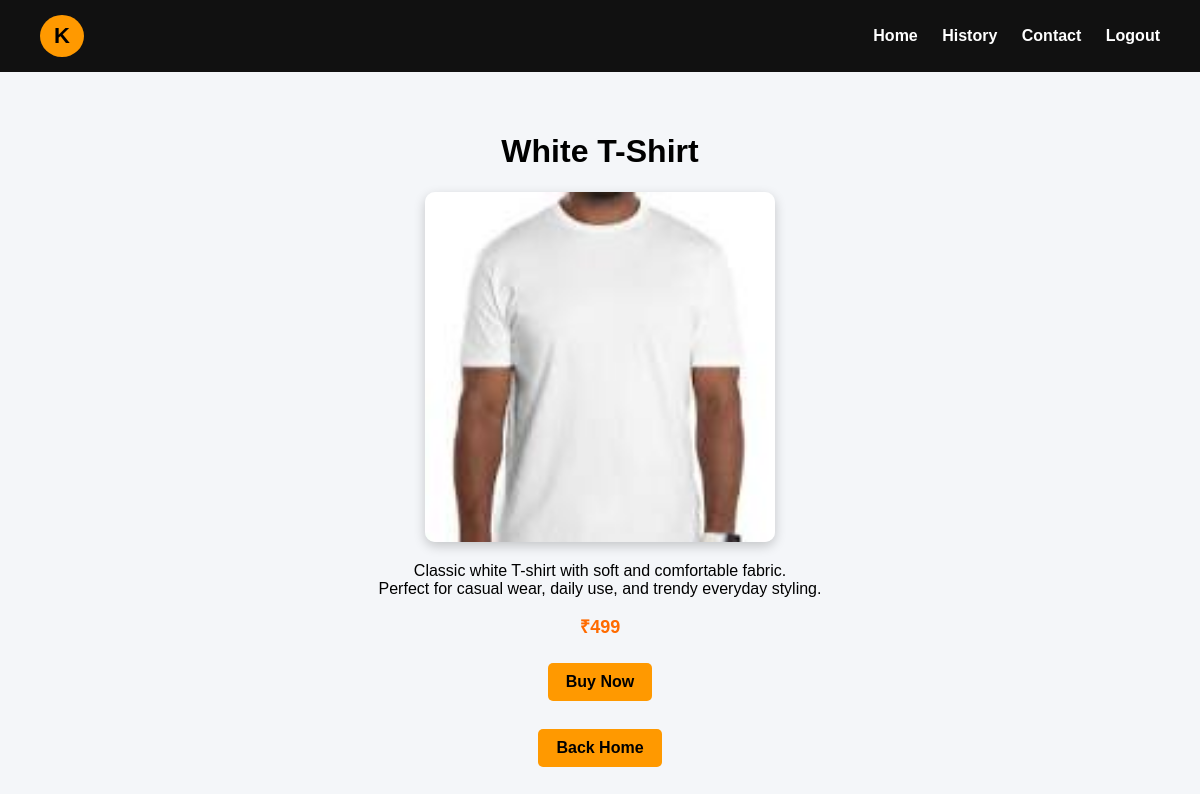
Screenshot of /product/9/ (signed in) with the database file from the repository.
### testapp/models.py (models this page shows)
class Tshirt(models.Model):
    SIZE_CHOICES = [
        ('S','Small'),
        ('M','Medium'),
        ('L','Large'),
        ('XL','Extra Large'),
        ('XXL','Double XL')
    ]
    name = models.CharField(max_length=100)
    image = models.ImageField(upload_to='tshirts/')
    description = models.TextField()
    price = models.IntegerField()

### testapp/views.py (the view)
# urls.py: path('product/<int:id>/', views.detail, name='detail'),
@login_required(login_url='/login/')
def detail(request, id):
    tshirt = get_object_or_404(Tshirt, id=id)
    return render(request, 'testapp/detail.html', {'tshirt': tshirt})

### templates/testapp/detail.html
{% extends 'testapp/base.html' %}
{% block content %}
<div class="detail-container">
<h1>{{tshirt.name}}</h1>
<img src="{{tshirt.image.url}}" class="detail-img">
<p>{{tshirt.description|linebreaks}}</p>
<h2 class="price">₹{{tshirt.price}}</h2>
<a href="/buy/{{tshirt.id}}" class="btn">Buy Now</a>
<br><br>
<a href="/" class="btn">Back Home</a>
</div>
{% endblock %}

### static/css/style.css (style rules this page uses)
body { font-family:Arial, Helvetica, sans-serif; background:#f4f6f9; margin:0; }
.price { color:#ff6b00; font-weight:bold; font-size:18px; }
.btn { background:#ff9900; color:black; padding:10px 18px; border-radius:5px; text-decoration:none; display:inline-block; margin-top:10px; font-weight:bold; }
.detail-container { text-align:center; padding:40px; }
.detail-img { width:350px; border-radius:10px; box-shadow:0 4px 12px rgba(0,0,0,0.2); }

### rows the page displays
Tshirt: name "White T-Shirt", image (picture), description "Classic white T-shirt with soft and comfortable fabric. Perfect for casual wear, daily use, and trendy everyday styling.", price "499"
